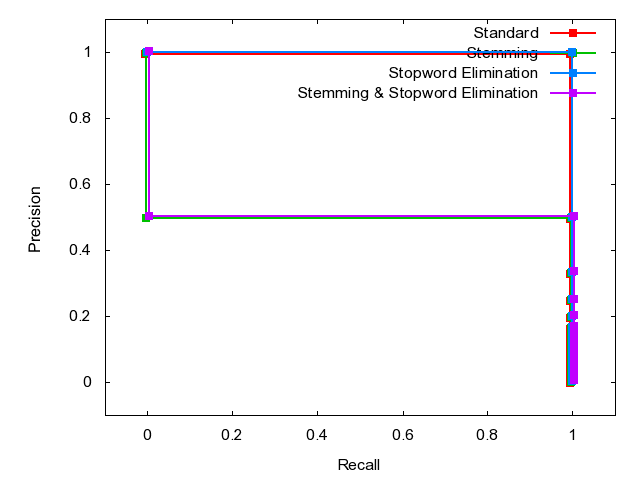

Reproduce this figure in gnuplot.

	set terminal png
	set output 'Q48.png'
	set ylabel 'Precision'
	set xlabel 'Recall'
	set xrange [-0.1:1.1]
	set yrange [-0.1:1.1]
	plot 'Q48.dat' index 0 using 1:2 w linespoints lw 2 pt 5 title 'Standard', \
'Q48.dat' index 1 using 1:2 w linespoints lw 2 pt 5 title 'Stemming', \
'Q48.dat' index 2 using 1:2 w linespoints lw 2 pt 5 title 'Stopword Elimination', \
'Q48.dat' index 3 using 1:2 w linespoints lw 2 pt 5 title 'Stemming & Stopword Elimination'
